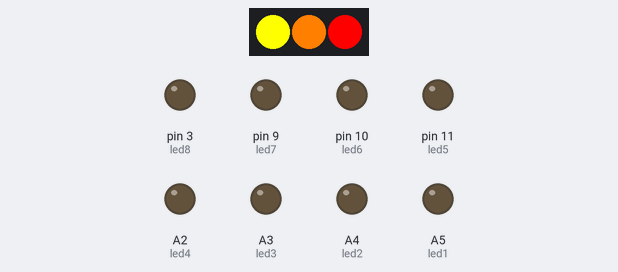
The sketch below on a simulated Arduino Uno, built with avr-gcc and run on an emulated ATmega328P. Parts: 3 RGB LEDs in strip order, left to right, output pins drawn as LEDs (lit = HIGH).

Above: at 0.2 s.
At 1.2 s:
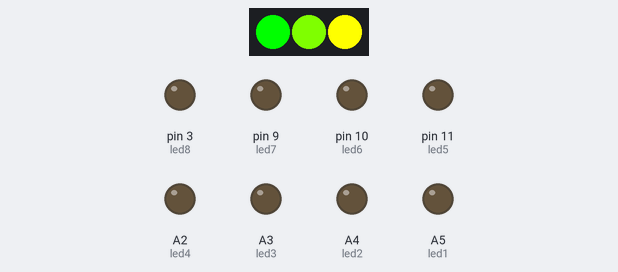
At 2.7 s:
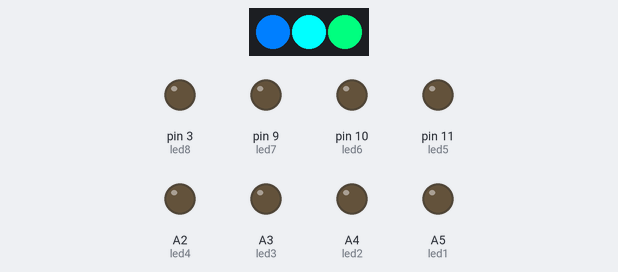
At 4.2 s:
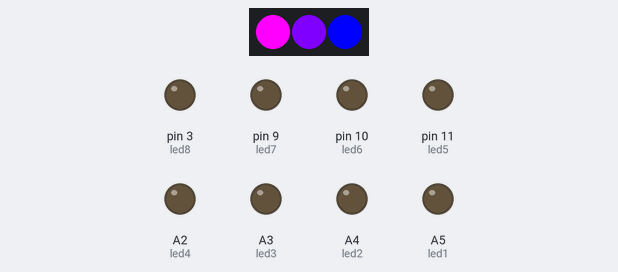
At 5.7 s:
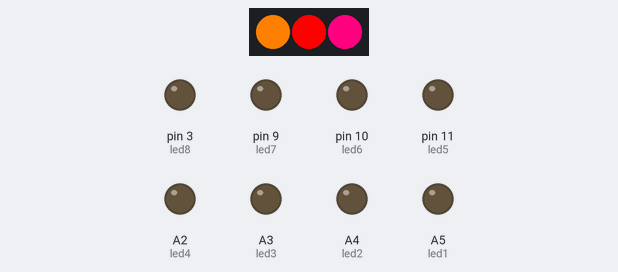
At 18.5 s:
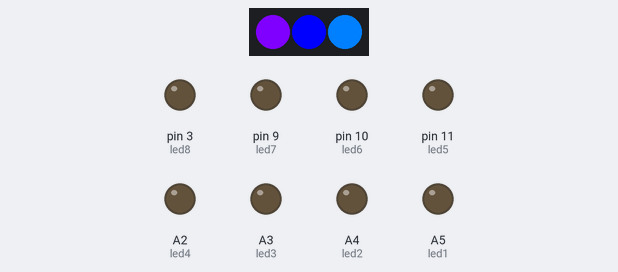
Timing chart, 0 to 19.2 s (numbered marks = the images above):
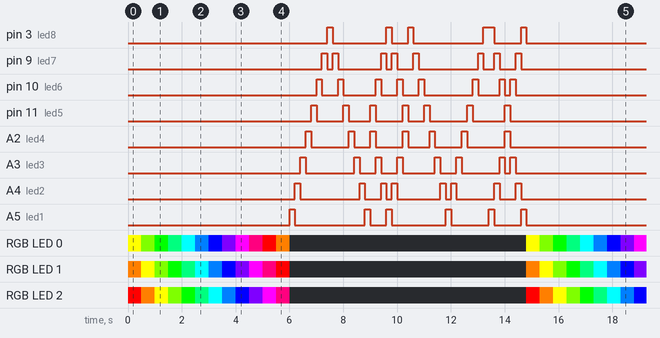

Measured:
- by itself, pin 3 (led8): repeats every 14.8 s: LOW 2.0 s, HIGH 0.20 s, LOW 0.60 s, HIGH 0.20 s, LOW 2.6 s, HIGH 0.40 s, LOW 1.0 s, HIGH 0.20 s, LOW 7.4 s, HIGH 0.20 s
- by itself, A5 (led1): repeats every 14.8 s: LOW 2.6 s, HIGH 0.20 s, LOW 0.60 s, HIGH 0.20 s, LOW 2.0 s, HIGH 0.20 s, LOW 1.4 s, HIGH 0.20 s, LOW 1.0 s, HIGH 0.20 s, LOW 6.0 s, HIGH 0.20 s
- by itself, everything shown: repeats every 14.8 s, in 56 steps

The sketch:

FSP.ino
```cpp
#include <Adafruit_NeoPixel.h>

#define PIN 2
#define LED_COUNT 3

Adafruit_NeoPixel leds = Adafruit_NeoPixel(LED_COUNT, PIN, NEO_GRB + NEO_KHZ800);

int led1 = A5;
int led2 = A4;
int led3 = A3;
int led4 = A2;
int led5 = 11;
int led6 = 10;
int led7 = 9;
int led8 = 3;

int i = 0;

int lightPattern[44][8] =
{
  {HIGH, LOW, LOW, LOW, LOW, LOW, LOW, LOW},
  {LOW, HIGH, LOW, LOW, LOW, LOW, LOW, LOW},
  {LOW, LOW, HIGH, LOW, LOW, LOW, LOW, LOW},
  {LOW, LOW, LOW, HIGH, LOW, LOW, LOW, LOW},
  {LOW, LOW, LOW, LOW, HIGH, LOW, LOW, LOW},
  {LOW, LOW, LOW, LOW, LOW, HIGH, LOW, LOW},
  {LOW, LOW, LOW, LOW, LOW, LOW, HIGH, LOW},
  {LOW, LOW, LOW, LOW, LOW, LOW, LOW, HIGH},
  {LOW, LOW, LOW, LOW, LOW, LOW, HIGH, LOW},
  {LOW, LOW, LOW, LOW, LOW, HIGH, LOW, LOW},
  {LOW, LOW, LOW, LOW, HIGH, LOW, LOW, LOW},
  {LOW, LOW, LOW, HIGH, LOW, LOW, LOW, LOW},
  {LOW, LOW, HIGH, LOW, LOW, LOW, LOW, LOW},
  {LOW, HIGH, LOW, LOW, LOW, LOW, LOW, LOW},
  {HIGH, LOW, LOW, LOW, LOW, LOW, LOW, LOW},
  {LOW, LOW, LOW, HIGH, HIGH, LOW, LOW, LOW},
  {LOW, LOW, HIGH, LOW, LOW, HIGH, LOW, LOW},
  {LOW, HIGH, LOW, LOW, LOW, LOW, HIGH, LOW},
  {HIGH, LOW, LOW, LOW, LOW, LOW, LOW, HIGH},
  {LOW, HIGH, LOW, LOW, LOW, LOW, HIGH, LOW},
  {LOW, LOW, HIGH, LOW, LOW, HIGH, LOW, LOW},
  {LOW, LOW, LOW, HIGH, HIGH, LOW, LOW, LOW},
  {LOW, LOW, LOW, LOW, LOW, LOW, LOW, HIGH},
  {LOW, LOW, LOW, LOW, LOW, LOW, HIGH, LOW},
  {LOW, LOW, LOW, LOW, LOW, HIGH, LOW, LOW},
  {LOW, LOW, LOW, LOW, HIGH, LOW, LOW, LOW},
  {LOW, LOW, LOW, HIGH, LOW, LOW, LOW, LOW},
  {LOW, LOW, HIGH, LOW, LOW, LOW, LOW, LOW},
  {LOW, HIGH, LOW, LOW, LOW, LOW, LOW, LOW},
  {HIGH, LOW, LOW, LOW, LOW, LOW, LOW, LOW},
  {LOW, HIGH, LOW, LOW, LOW, LOW, LOW, LOW},
  {LOW, LOW, HIGH, LOW, LOW, LOW, LOW, LOW},
  {LOW, LOW, LOW, HIGH, LOW, LOW, LOW, LOW},
  {LOW, LOW, LOW, LOW, HIGH, LOW, LOW, LOW},
  {LOW, LOW, LOW, LOW, LOW, HIGH, LOW, LOW},
  {LOW, LOW, LOW, LOW, LOW, LOW, HIGH, LOW},
  {LOW, LOW, LOW, LOW, LOW, LOW, LOW, HIGH},
  {HIGH, LOW, LOW, LOW, LOW, LOW, LOW, HIGH},
  {LOW, HIGH, LOW, LOW, LOW, LOW, HIGH, LOW},
  {LOW, LOW, HIGH, LOW, LOW, HIGH, LOW, LOW},
  {LOW, LOW, LOW, HIGH, HIGH, LOW, LOW, LOW},
  {LOW, LOW, HIGH, LOW, LOW, HIGH, LOW, LOW},
  {LOW, HIGH, LOW, LOW, LOW, LOW, HIGH, LOW},
  {HIGH, LOW, LOW, LOW, LOW, LOW, LOW, HIGH}
};

void setup() {
 leds.begin();
 leds.show();
 pinMode(led1, OUTPUT);
 pinMode(led2, OUTPUT);
 pinMode(led3, OUTPUT);
 pinMode(led4, OUTPUT);
 pinMode(led5, OUTPUT);
 pinMode(led6, OUTPUT);
 pinMode(led7, OUTPUT);
 pinMode(led8, OUTPUT);
}

void loop() {
  ledRainbow();
  ledPattern();
}

void allLedOff(){
  digitalWrite(led1, LOW);
  digitalWrite(led2, LOW);
  digitalWrite(led3, LOW);
  digitalWrite(led4, LOW);
  digitalWrite(led5, LOW);
  digitalWrite(led6, LOW);
  digitalWrite(led7, LOW);
  digitalWrite(led8, LOW);
}

void allLedOffTwo(){
 leds.setPixelColor(0, 0, 0, 0);
 leds.setPixelColor(1, 0, 0, 0);
 leds.setPixelColor(2, 0, 0, 0);
 leds.show();
}

void ledRainbow() {
 leds.setPixelColor(2, 255, 0, 0); //red
 leds.setPixelColor(1, 255, 127, 0); //orange
 leds.setPixelColor(0, 255, 255, 0); //yellow
 leds.show();
 delay(500);
 leds.setPixelColor(2, 255, 127, 0); //orange
 leds.setPixelColor(1, 255, 255, 0); //yellow
 leds.setPixelColor(0, 127, 255, 0); //green1
 leds.show();
 delay(500);
 leds.setPixelColor(2, 255, 255, 0); //yellow
 leds.setPixelColor(1, 127, 255, 0); //green1
 leds.setPixelColor(0, 0, 255, 0); //green2
 leds.show();
 delay(500);
 leds.setPixelColor(2, 127, 255, 0); //green1
 leds.setPixelColor(1, 0, 255, 0); //green2
 leds.setPixelColor(0, 0, 255, 127); //green3
 leds.show();
 delay(500);
 leds.setPixelColor(2, 0, 255, 0); //green2
 leds.setPixelColor(1, 0, 255, 127); //green3
 leds.setPixelColor(0, 0, 255, 255); //blue1
 leds.show();
 delay(500);
 leds.setPixelColor(2, 0, 255, 127); //green3
 leds.setPixelColor(1, 0, 255, 255); //blue1
 leds.setPixelColor(0, 0, 127, 255); //blue2
 leds.show();
 delay(500);
 leds.setPixelColor(2, 0, 255, 255); //blue1
 leds.setPixelColor(1, 0, 127, 255); //blue2
 leds.setPixelColor(0,  0, 0, 255); //blue3
 leds.show();
 delay(500);
 leds.setPixelColor(2, 0, 127, 255); //blue2
 leds.setPixelColor(1,  0, 0, 255); //blue3
 leds.setPixelColor(0, 127, 0, 255); //purple
 leds.show();
 delay(500);
 leds.setPixelColor(2, 0, 0, 255); //blue3
 leds.setPixelColor(1, 127, 0, 255); //purple
 leds.setPixelColor(0, 255, 0, 255); //pink1
 leds.show();
 delay(500);
 leds.setPixelColor(2, 127, 0, 255); //purple
 leds.setPixelColor(1, 255, 0, 255); //pink1
 leds.setPixelColor(0, 255, 0, 127); //pink2
 leds.show();
 delay(500);
 leds.setPixelColor(2, 255, 0, 255); //pink1
 leds.setPixelColor(1, 255, 0, 127); //pink2
 leds.setPixelColor(0, 255, 0, 0); //red
 leds.show();
 delay(500);
 leds.setPixelColor(2, 255, 0, 127); //pink2
 leds.setPixelColor(1, 255, 0, 0); //red
 leds.setPixelColor(0, 255, 127, 0); //orange
 leds.show();
 delay(500);
 allLedOffTwo();
};

void ledPattern() {
  i = 0;
  while(i < 44) {
    digitalWrite(led1, lightPattern[i][0]);
    digitalWrite(led2, lightPattern[i][1]);
    digitalWrite(led3, lightPattern[i][2]);
    digitalWrite(led4, lightPattern[i][3]);
    digitalWrite(led5, lightPattern[i][4]);
    digitalWrite(led6, lightPattern[i][5]);
    digitalWrite(led7, lightPattern[i][6]);
    digitalWrite(led8, lightPattern[i][7]);
    delay(200);
    i++;
  }
  allLedOff();
 }
```
